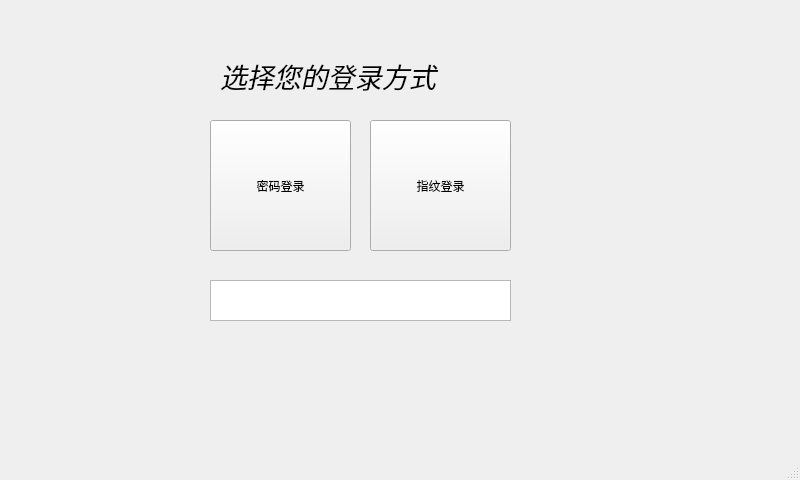
<?xml version="1.0" encoding="UTF-8"?>
<ui version="4.0">
 <class>MainWindow</class>
 <widget class="QMainWindow" name="MainWindow">
  <property name="geometry">
   <rect>
    <x>0</x>
    <y>0</y>
    <width>800</width>
    <height>480</height>
   </rect>
  </property>
  <property name="windowTitle">
   <string>MainWindow</string>
  </property>
  <property name="styleSheet">
   <string notr="true"/>
  </property>
  <widget class="QWidget" name="centralwidget">
   <layout class="QGridLayout" name="gridLayout">
    <property name="leftMargin">
     <number>0</number>
    </property>
    <property name="topMargin">
     <number>0</number>
    </property>
    <property name="rightMargin">
     <number>0</number>
    </property>
    <property name="bottomMargin">
     <number>0</number>
    </property>
    <item row="0" column="0">
     <widget class="QStackedWidget" name="stackedWidget">
      <property name="enabled">
       <bool>true</bool>
      </property>
      <property name="styleSheet">
       <string notr="true"/>
      </property>
      <property name="currentIndex">
       <number>0</number>
      </property>
      <widget class="QWidget" name="page_3">
       <widget class="QPushButton" name="pushButton_8">
        <property name="geometry">
         <rect>
          <x>210</x>
          <y>120</y>
          <width>141</width>
          <height>131</height>
         </rect>
        </property>
        <property name="text">
         <string>密码登录</string>
        </property>
       </widget>
       <widget class="QPushButton" name="pushButton_9">
        <property name="geometry">
         <rect>
          <x>370</x>
          <y>120</y>
          <width>141</width>
          <height>131</height>
         </rect>
        </property>
        <property name="text">
         <string>指纹登录</string>
        </property>
       </widget>
       <widget class="QLabel" name="label_3">
        <property name="geometry">
         <rect>
          <x>220</x>
          <y>50</y>
          <width>241</width>
          <height>51</height>
         </rect>
        </property>
        <property name="font">
         <font>
          <pointsize>20</pointsize>
          <italic>true</italic>
         </font>
        </property>
        <property name="text">
         <string>选择您的登录方式</string>
        </property>
       </widget>
       <widget class="QPlainTextEdit" name="plainTextEdit_3">
        <property name="geometry">
         <rect>
          <x>210</x>
          <y>280</y>
          <width>301</width>
          <height>41</height>
         </rect>
        </property>
       </widget>
      </widget>
      <widget class="QWidget" name="page_2">
       <widget class="QPushButton" name="pushButton">
        <property name="geometry">
         <rect>
          <x>460</x>
          <y>260</y>
          <width>161</width>
          <height>101</height>
         </rect>
        </property>
        <property name="text">
         <string>登录</string>
        </property>
       </widget>
       <widget class="QPushButton" name="pushButton_3">
        <property name="geometry">
         <rect>
          <x>300</x>
          <y>260</y>
          <width>161</width>
          <height>101</height>
         </rect>
        </property>
        <property name="text">
         <string>回退</string>
        </property>
       </widget>
       <widget class="QLabel" name="label">
        <property name="geometry">
         <rect>
          <x>60</x>
          <y>100</y>
          <width>111</width>
          <height>61</height>
         </rect>
        </property>
        <property name="styleSheet">
         <string notr="true"/>
        </property>
        <property name="text">
         <string>登录密码</string>
        </property>
       </widget>
       <widget class="QPlainTextEdit" name="plainTextEdit">
        <property name="geometry">
         <rect>
          <x>160</x>
          <y>110</y>
          <width>221</width>
          <height>51</height>
         </rect>
        </property>
        <property name="styleSheet">
         <string notr="true"/>
        </property>
       </widget>
       <widget class="QPushButton" name="pushButton_4">
        <property name="geometry">
         <rect>
          <x>160</x>
          <y>160</y>
          <width>111</width>
          <height>91</height>
         </rect>
        </property>
        <property name="text">
         <string>1</string>
        </property>
       </widget>
       <widget class="QPushButton" name="pushButton_5">
        <property name="geometry">
         <rect>
          <x>270</x>
          <y>160</y>
          <width>111</width>
          <height>91</height>
         </rect>
        </property>
        <property name="text">
         <string>2</string>
        </property>
       </widget>
       <widget class="QPushButton" name="pushButton_6">
        <property name="geometry">
         <rect>
          <x>380</x>
          <y>160</y>
          <width>111</width>
          <height>91</height>
         </rect>
        </property>
        <property name="text">
         <string>3</string>
        </property>
       </widget>
       <widget class="QPushButton" name="pushButton_7">
        <property name="geometry">
         <rect>
          <x>490</x>
          <y>160</y>
          <width>111</width>
          <height>91</height>
         </rect>
        </property>
        <property name="text">
         <string>4</string>
        </property>
       </widget>
       <widget class="QLabel" name="label_2">
        <property name="geometry">
         <rect>
          <x>280</x>
          <y>50</y>
          <width>201</width>
          <height>61</height>
         </rect>
        </property>
        <property name="font">
         <font>
          <pointsize>20</pointsize>
          <italic>true</italic>
         </font>
        </property>
        <property name="text">
         <string>SmartDevice</string>
        </property>
       </widget>
       <widget class="QPlainTextEdit" name="plainTextEdit_2">
        <property name="geometry">
         <rect>
          <x>380</x>
          <y>110</y>
          <width>221</width>
          <height>51</height>
         </rect>
        </property>
       </widget>
       <widget class="QPushButton" name="pushButton_15">
        <property name="geometry">
         <rect>
          <x>150</x>
          <y>260</y>
          <width>151</width>
          <height>101</height>
         </rect>
        </property>
        <property name="text">
         <string>返回</string>
        </property>
       </widget>
      </widget>
      <widget class="QWidget" name="page">
       <widget class="QPushButton" name="pushButton_2">
        <property name="geometry">
         <rect>
          <x>10</x>
          <y>290</y>
          <width>111</width>
          <height>101</height>
         </rect>
        </property>
        <property name="styleSheet">
         <string notr="true"/>
        </property>
        <property name="text">
         <string>返回</string>
        </property>
       </widget>
       <widget class="QPushButton" name="pushButton_10">
        <property name="geometry">
         <rect>
          <x>360</x>
          <y>20</y>
          <width>101</width>
          <height>81</height>
         </rect>
        </property>
        <property name="text">
         <string>query sensor</string>
        </property>
       </widget>
       <widget class="QPlainTextEdit" name="plainTextEdit_4">
        <property name="geometry">
         <rect>
          <x>490</x>
          <y>30</y>
          <width>291</width>
          <height>371</height>
         </rect>
        </property>
        <property name="styleSheet">
         <string notr="true"/>
        </property>
       </widget>
       <widget class="QPushButton" name="pushButton_11">
        <property name="geometry">
         <rect>
          <x>360</x>
          <y>100</y>
          <width>101</width>
          <height>81</height>
         </rect>
        </property>
        <property name="text">
         <string>device data</string>
        </property>
       </widget>
       <widget class="QPlainTextEdit" name="plainTextEdit_5">
        <property name="geometry">
         <rect>
          <x>190</x>
          <y>20</y>
          <width>141</width>
          <height>61</height>
         </rect>
        </property>
       </widget>
       <widget class="QPlainTextEdit" name="plainTextEdit_6">
        <property name="geometry">
         <rect>
          <x>190</x>
          <y>90</y>
          <width>141</width>
          <height>61</height>
         </rect>
        </property>
       </widget>
       <widget class="QPlainTextEdit" name="plainTextEdit_7">
        <property name="geometry">
         <rect>
          <x>190</x>
          <y>160</y>
          <width>141</width>
          <height>71</height>
         </rect>
        </property>
       </widget>
       <widget class="QPushButton" name="pushButton_12">
        <property name="geometry">
         <rect>
          <x>30</x>
          <y>20</y>
          <width>151</width>
          <height>71</height>
         </rect>
        </property>
        <property name="text">
         <string>类型</string>
        </property>
       </widget>
       <widget class="QPushButton" name="pushButton_13">
        <property name="geometry">
         <rect>
          <x>30</x>
          <y>90</y>
          <width>151</width>
          <height>71</height>
         </rect>
        </property>
        <property name="text">
         <string>编号</string>
        </property>
       </widget>
       <widget class="QPushButton" name="pushButton_14">
        <property name="geometry">
         <rect>
          <x>30</x>
          <y>160</y>
          <width>151</width>
          <height>71</height>
         </rect>
        </property>
        <property name="text">
         <string>操作</string>
        </property>
       </widget>
       <widget class="QPushButton" name="pushButton_16">
        <property name="geometry">
         <rect>
          <x>360</x>
          <y>260</y>
          <width>101</width>
          <height>81</height>
         </rect>
        </property>
        <property name="text">
         <string>添加指纹</string>
        </property>
       </widget>
       <widget class="QPushButton" name="pushButton_17">
        <property name="geometry">
         <rect>
          <x>120</x>
          <y>260</y>
          <width>111</width>
          <height>81</height>
         </rect>
        </property>
        <property name="text">
         <string>录入位置</string>
        </property>
       </widget>
       <widget class="QPlainTextEdit" name="plainTextEdit_8">
        <property name="geometry">
         <rect>
          <x>240</x>
          <y>260</y>
          <width>91</width>
          <height>81</height>
         </rect>
        </property>
       </widget>
       <widget class="QPushButton" name="pushButton_18">
        <property name="geometry">
         <rect>
          <x>360</x>
          <y>180</y>
          <width>101</width>
          <height>71</height>
         </rect>
        </property>
        <property name="text">
         <string>sql data</string>
        </property>
       </widget>
       <widget class="QPushButton" name="pushButton_19">
        <property name="geometry">
         <rect>
          <x>120</x>
          <y>340</y>
          <width>111</width>
          <height>81</height>
         </rect>
        </property>
        <property name="text">
         <string>录入等级</string>
        </property>
       </widget>
       <widget class="QPlainTextEdit" name="plainTextEdit_9">
        <property name="geometry">
         <rect>
          <x>240</x>
          <y>340</y>
          <width>91</width>
          <height>81</height>
         </rect>
        </property>
       </widget>
       <widget class="QPushButton" name="pushButton_20">
        <property name="geometry">
         <rect>
          <x>360</x>
          <y>340</y>
          <width>101</width>
          <height>71</height>
         </rect>
        </property>
        <property name="text">
         <string>删除指纹</string>
        </property>
       </widget>
      </widget>
     </widget>
    </item>
   </layout>
  </widget>
  <widget class="QMenuBar" name="menubar">
   <property name="geometry">
    <rect>
     <x>0</x>
     <y>0</y>
     <width>800</width>
     <height>27</height>
    </rect>
   </property>
  </widget>
  <widget class="QStatusBar" name="statusbar"/>
 </widget>
 <resources/>
 <connections/>
</ui>
